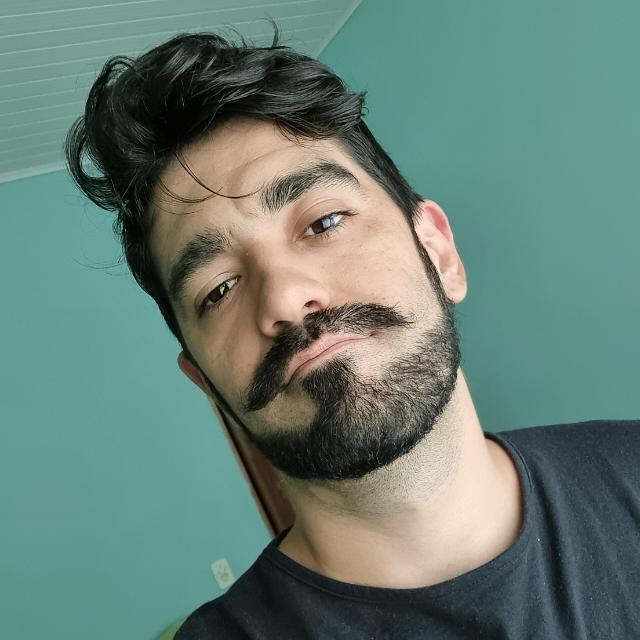
#> input picture tools/ref/smoll_foto.png, 640 x 640 px
$ python -i gen_assets.py   (imports and definitions only)
#> lines starting #> are read from the running program, lines starting #| are printed output that depends on the picture
"""Gera os sprites 2D do Smoll's Room com o Codex CLI (mesmo método do aethercore, ver PLANO.md).
Uso: python tools/gen_assets.py [nome ...]   (sem nomes = todos; PNG existente é pulado, apague para refazer)
Saída: public/sprites/<nome>.png (fundo removido) e tools/raw/<nome>_raw.png (original, fundo branco = entrada do Hunyuan3D)."""
import glob, os, re, shutil, subprocess, sys, time
from concurrent.futures import ThreadPoolExecutor
from PIL import Image, ImageDraw

HERE = os.path.dirname(os.path.abspath(__file__))
RAW = os.path.join(HERE, 'raw')
OUT = os.path.join(HERE, '..', 'public', 'sprites')
CODEX = os.path.expanduser('~/.codex/packages/standalone/current/bin/codex.exe')
GEN = os.path.expanduser('~/.codex/generated_images')
SMOLL_REF = os.path.join(HERE, '..', '..', 'aethercore', 'apps', 'game', 'public', 'heroes', 'smoll.png')  # arte do SmoLL
# [1 line not run here, left out]

BASE = ("Use your image generation tool to create exactly ONE image and nothing else (do not write code, do not edit files).\n\n"
        "The image shows ONE single game asset for a first-person game set inside a brick house in Rondonia, Brazil (hot Amazon climate, "
        "red dirt everywhere). Stylized hand-painted cartoon game art (rich colors, bold clean outlines, soft shading, lots of small realistic "
        "details like wear, dust, stickers, cables), seen straight from the FRONT, flat and orthographic, centered, filling most of the frame, "
        "completely in focus, nothing cropped. No ground, no cast shadow, no text, no frame, no border. "
        "Background: a perfectly flat solid pure white (#FFFFFF) fill, nothing else.\n\n")

ITEMS = {
    # garagem
    'portao': "The asset: a wide sliding garage gate of a Brazilian house, dark blue-gray painted metal with horizontal slats in the lower half and a vertical-bar grille in the upper half, rusty edges, red dust stains at the bottom, a small padlock latch.",
    'carro': "The asset: a small old red Brazilian hatchback car, seen from the SIDE (profile view, nose pointing left), dusty with red mud splashes on the lower body, a tiny dent, black wheels with silver hubcaps, dark tinted windows, a sticker on the rear window.",
    'bancada': "The asset: a garage workbench against a wall: a thick worn wood top on a steel frame, a red toolbox, a bench vise, paint cans, screwdrivers and a hammer lying on top, and above it a pegboard full of hanging tools (wrenches, saw, pliers) with tool outlines painted on it.",
    'estante': "The asset: a tall metal and wood garage shelving unit with four shelves full of cardboard boxes, paint buckets, bottles, extension cords, a deflated football and old tools.",
    'geladeira_velha': "The asset: an old cream-white refrigerator kept in the garage, rust spots, magnets and stickers on the door, a dented corner, dusty with red dirt.",
    # quarto
    'cama': "The asset: a double bed seen from the front (foot of the bed toward the viewer): dark wooden headboard, white sheets, a colorful blue and orange striped blanket folded at the foot, two fluffy pillows, one slightly messy.",
    'janela': "The asset: a white aluminum window with a sliding glass pane, a thin mosquito screen, beige curtains tied to the sides, a small plant on the sill; through the glass a warm late-afternoon orange sky and a mango tree on red dirt ground.",
    'guarda_roupa': "The asset: a brown wooden two-door wardrobe, one door slightly open showing hanging clothes (t-shirts and hoodies), small gold handles, a sticker on the door.",
    'criado_mudo': "The asset: a small wooden bedside table with a lit table lamp with a warm yellow shade, a glass of water, a phone charging and a tiny cactus.",
    'setup_pc': "The asset: a gamer programmer desk seen from the front, NO person: a black desk with TWO monitors side by side showing colorful code editors, an RGB mechanical keyboard glowing, a mouse on a big mousepad, a PC tower with a glass side and RGB fans under the desk, a headset hanging on a monitor, energy drink cans, sticky notes, a black gamer chair pushed in.",
    # sala e cozinha
    'sofa': "The asset: a three-seat gray fabric sofa with armrests and a couple of colorful cushions, a crocheted blanket on one arm.",
    'tv_rack': "The asset: a TV on a dark wood rack: flat TV showing a blue game menu, a game console and controller on the rack, a small potted plant beside it.",
    'mesa_cozinha': "The asset: a small round wooden kitchen table with four chairs, a fruit bowl with mangoes and bananas, a thermos and two cups.",
    # quintal
    'mangueira': "The asset: a big leafy mango tree seen from the front, thick brown trunk, dense dark-green canopy full of ripe orange-yellow mangoes, a few fallen mangoes at the base, red dirt around the roots.",
    'rede': "The asset: a colorful striped hammock (rede) tied between two wooden posts, sagging in the middle, red, yellow and white stripes with crocheted fringes, a flip-flop on the floor beneath.",
    'varal': "The asset: a backyard clothesline between two metal poles with colorful clothes hanging (t-shirts, shorts, a towel with stripes), clothespins.",
    'churrasqueira': "The asset: a Brazilian brick barbecue grill (churrasqueira) with a chimney, glowing charcoal, skewers of meat (espetinhos) on the grill, a bag of charcoal and a cold beer bottle on the side.",
    'cachorro': "The asset: a friendly caramel-colored mutt dog (vira-lata caramelo) sitting and smiling, tongue out, a red collar, side view.",
    'ventilador':"The asset: a ceiling fan with four wooden blades seen from below at a slight angle, a small light kit in the center.",
}

# modelo realista: entrada do Hunyuan3D (ver PLANO.md, "Modelo 3D realista do Smoll")
SMOLL_FOTO = os.path.join(HERE, 'ref', 'smoll_foto.png')
REAL = {
    'smoll_real': ("The asset: a PHOTOREALISTIC full-body image of the man in the attached reference photo (second image: keep his face exactly recognizable: dark thick wavy voluminous hair swept up, strong eyebrows, brown eyes, full curved mustache joined to a trimmed dark beard with a goatee, olive skin). "
                   "He stands straight facing the camera in a relaxed A-pose, arms slightly away from the body, legs slightly apart, feet visible, wearing a plain dark gray crew-neck t-shirt, dark blue jeans and plain black sneakers. "
                   "Realistic skin texture, soft even studio lighting, face large and sharp and well lit, no objects in his hands, no shadow on the floor, whole body fully visible head to feet, centered."),
}
REAL['smoll_bermuda'] = (REAL['smoll_real'].replace("wearing a plain dark gray crew-neck t-shirt, dark blue jeans and plain black sneakers.",
                         "wearing a plain dark gray crew-neck t-shirt, plain navy-blue knee-length bermuda shorts (NO jeans, NO long pants) and simple plain black flip-flop slippers (chinelo) with bare feet and bare ankles clearly visible, bare shins and calves visible."))
REAL['visitante_real'] = ("The asset: a PHOTOREALISTIC full-body image of the man in the attached reference photo (second image: keep his face exactly recognizable: short dark swept-back hair, thick dark eyebrows, brown eyes, trimmed brown beard with a goatee, light skin). "
                          "He stands straight facing the camera in a relaxed A-pose, arms slightly away from the body, hands open with fingers slightly apart, legs slightly apart, feet visible, wearing a MODERN Brazilian Army style combat uniform: "
                          "a long-sleeve field shirt and trousers in green digital-pixel camouflage, a plain olive-green tactical vest, black combat boots, and a plain olive-green beret held at his side or none. "
                          "Contemporary tactical look. No historical uniforms, no shoulder boards, no medals, no badges, no emblems, no flags, no text of any kind. "
                          "Realistic skin texture, soft even studio lighting, face large and sharp and well lit, nothing in his hands, no shadow on the floor, whole body fully visible head to feet, centered.")
REAL_REF = {'visitante_real': os.path.join(HERE, 'ref', 'visitante_foto.png')}
# Smoll: usa a arte existente como referência de rosto e estilo
SMOLL = ("The character is SmoLL: an adult Brazilian man in his thirties, programmer from Rondonia, thick voluminous wavy black hair swept back and up with one loose lock over the forehead, "
         "strong dark thick eyebrows, brown eyes, a full curved dark mustache joined to a neatly trimmed full dark beard with a goatee, NO glasses, medium lean build. "
         "Match the face and art style of the attached reference image, but dressed casually: a dark gray oversized hoodie, regular blue jeans (long pants down to the ankles) and closed black sneakers with laces (NO shorts, NO slippers, NO flip-flops, NO bare legs). ")
SMOLL_POSES = {
    'smoll_costas': "Pose: seated on a black gamer chair, seen from BEHIND, hands up as if typing, head slightly tilted toward the screens. Show only the character and the chair.",
    'smoll_virado': "Pose: seated on a black gamer chair that has swung around to face the viewer, one arm over the backrest, a relaxed ironic half-smile, looking at the viewer. Show only the character and the chair.",
    'smoll_em_pe': "Pose: standing, full body, front view, arms relaxed, friendly ironic half-smile.",
    'smoll_rindo': "Pose: standing, full body, front view, laughing, one hand on his belly, the other holding a can of guarana soda.",
}


def newest_png(session):
    fs = sorted(glob.glob(os.path.join(GEN, session, '*.png')), key=os.path.getmtime)
    return fs[-1] if fs else None


def key_white(src, dest):
    """fundo branco ligado às bordas -> transparente (não apaga o branco de dentro do objeto), recorta no objeto."""
#> called with src = 'ref/smoll_foto.png', dest = 'out.png'
    im = Image.open(src).convert('RGB')
    w, h = im.size
#> w = 640; h = 640
    for pt in ((0, 0), (w - 1, 0), (0, h - 1), (w - 1, h - 1)):
        ImageDraw.floodfill(im, pt, (255, 0, 255), thresh=40)
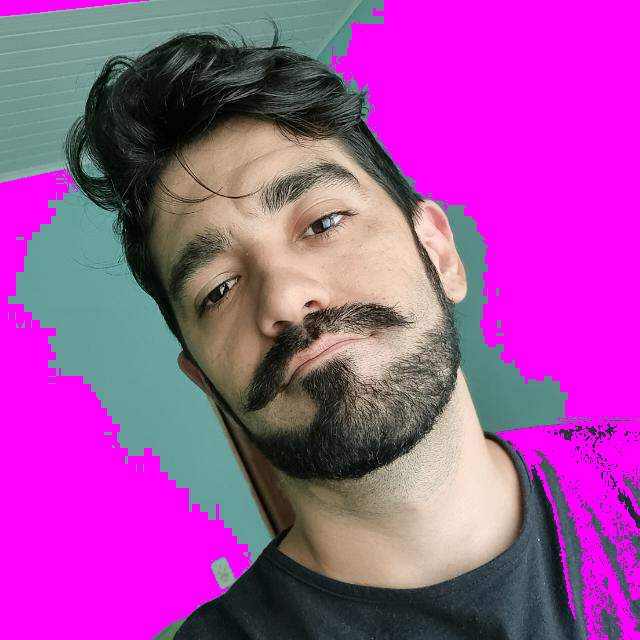
#> im: PIL image 640x640 RGB; mean R, G, B 162.8, 73.1, 161.3
    a = im.convert('RGBA')
    px = a.load()
    for y in range(h):
        for x in range(w):
            if px[x, y][:3] == (255, 0, 255): px[x, y] = (0, 0, 0, 0)
    a = a.crop(a.getchannel('A').getbbox())
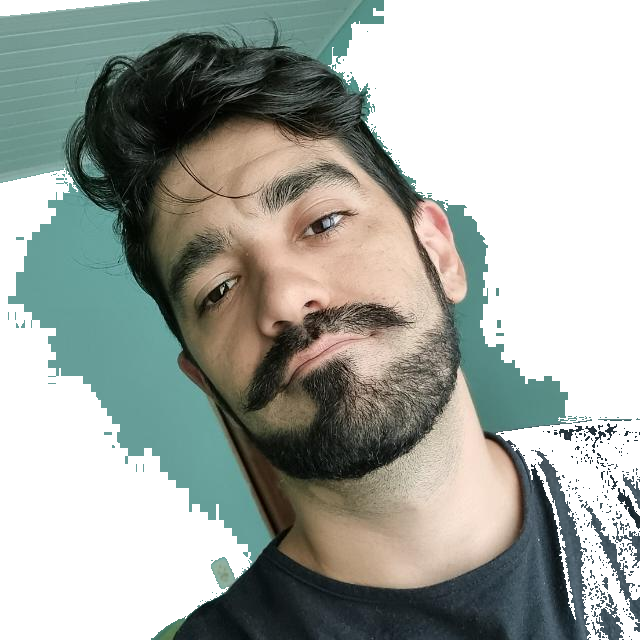
#> a: PIL image 640x640 RGBA; mean R, G, B, A 68.2, 73.1, 66.8, 160.4; transparent parts drawn white
    a.save(dest)


def key_mask(src, mask_path, dest):
    """Recorte exato pela silhueta do Birefnet (sem o halo branco do flood-fill)."""
    im = Image.open(src).convert('RGB')
    mask = Image.open(mask_path).convert('L').resize(im.size, Image.LANCZOS)
    a = im.convert('RGBA')
    a.putalpha(mask)
    a = a.crop(a.getchannel('A').getbbox())
    a.save(dest)


def run(name):
    dest = os.path.join(OUT, f'{name}.png')
    raw = os.path.join(RAW, f'{name}_raw.png')
    if os.path.exists(dest):
        return
    if not os.path.exists(raw):
        prompt = BASE + (SMOLL + SMOLL_POSES[name] if name in SMOLL_POSES else REAL[name] if name in REAL else ITEMS[name]) + '\n'
        pf = os.path.join(RAW, f'{name}.txt'); log = os.path.join(RAW, f'{name}.log')
        open(pf, 'w', encoding='utf-8').write(prompt)
        cmd = [CODEX, 'exec', '--skip-git-repo-check', '-C', RAW] + (['-i', SMOLL_REF] if name in SMOLL_POSES else ['-i', REAL_REF.get(name, SMOLL_FOTO)] if name in REAL else []) + ['-']
        t = time.time()
        with open(pf, encoding='utf-8') as f, open(log, 'w', encoding='utf-8') as lf:
            subprocess.run(cmd, stdin=f, stdout=lf, stderr=subprocess.STDOUT, timeout=900)
        m = re.search(r'session id: ([0-9a-f-]+)', open(log, encoding='utf-8', errors='ignore').read())
        img = newest_png(m.group(1)) if m else None
        if not img:
            print(f'FAILED {name}', flush=True); return
        shutil.copy(img, raw)
        print(f'ok {name} ({time.time() - t:.0f}s)', flush=True)
    key_white(raw, dest)


# [5 lines not run here, left out]

>>> result = key_white('ref/smoll_foto.png', 'out.png')

$ run again, on tools/ref/smoll_skin_red.png
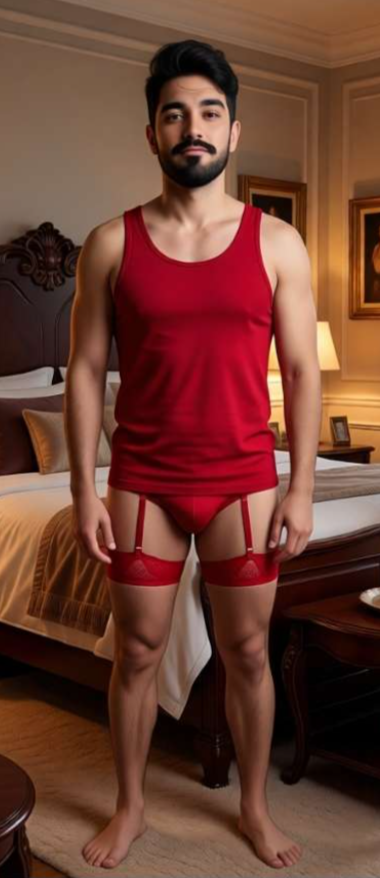
#> input picture tools/ref/smoll_skin_red.png, 380 x 878 px
#> after the loop in key_white, `for pt in ((0, 0), (w - 1, 0), (0, h - 1), (w - 1, h - 1)):`:
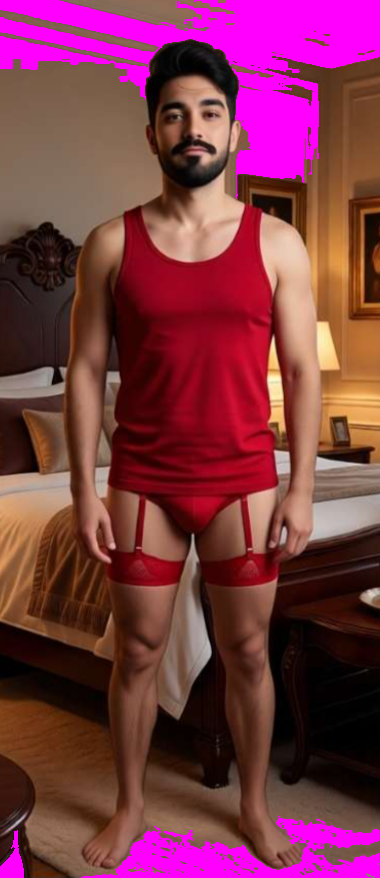
#> im: PIL image 380x878 RGB; mean R, G, B 123.9, 53.7, 69.8
#> in key_white, `a = a.crop(a.getchannel('A').getbbox())`:
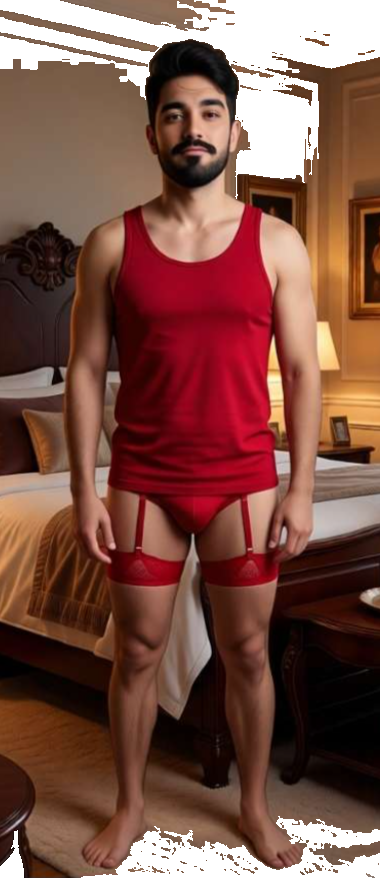
#> a: PIL image 380x878 RGBA; mean R, G, B, A 96.9, 53.7, 42.8, 228; transparent parts drawn white
